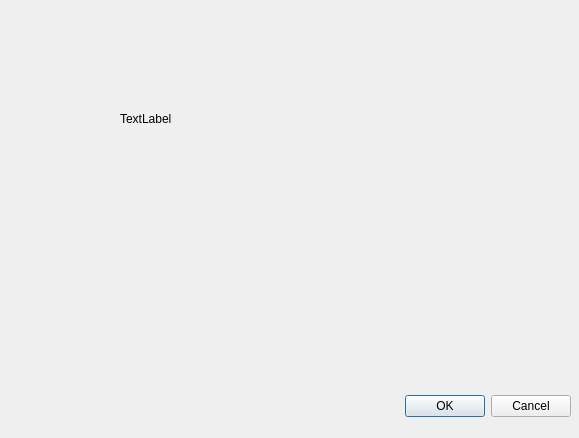
<?xml version="1.0" encoding="UTF-8"?>
<ui version="4.0">
 <class>Dialog</class>
 <widget class="QDialog" name="Dialog">
  <property name="geometry">
   <rect>
    <x>0</x>
    <y>0</y>
    <width>579</width>
    <height>438</height>
   </rect>
  </property>
  <property name="windowTitle">
   <string>Dialog</string>
  </property>
  <widget class="QDialogButtonBox" name="buttonBox">
   <property name="geometry">
    <rect>
     <x>230</x>
     <y>390</y>
     <width>341</width>
     <height>32</height>
    </rect>
   </property>
   <property name="orientation">
    <enum>Qt::Horizontal</enum>
   </property>
   <property name="standardButtons">
    <set>QDialogButtonBox::Cancel|QDialogButtonBox::Ok</set>
   </property>
  </widget>
  <widget class="QLabel" name="label">
   <property name="geometry">
    <rect>
     <x>120</x>
     <y>110</y>
     <width>67</width>
     <height>17</height>
    </rect>
   </property>
   <property name="text">
    <string>TextLabel</string>
   </property>
  </widget>
 </widget>
 <resources/>
 <connections>
  <connection>
   <sender>buttonBox</sender>
   <signal>accepted()</signal>
   <receiver>Dialog</receiver>
   <slot>accept()</slot>
   <hints>
    <hint type="sourcelabel">
     <x>248</x>
     <y>254</y>
    </hint>
    <hint type="destinationlabel">
     <x>157</x>
     <y>274</y>
    </hint>
   </hints>
  </connection>
  <connection>
   <sender>buttonBox</sender>
   <signal>rejected()</signal>
   <receiver>Dialog</receiver>
   <slot>reject()</slot>
   <hints>
    <hint type="sourcelabel">
     <x>316</x>
     <y>260</y>
    </hint>
    <hint type="destinationlabel">
     <x>286</x>
     <y>274</y>
    </hint>
   </hints>
  </connection>
 </connections>
</ui>
